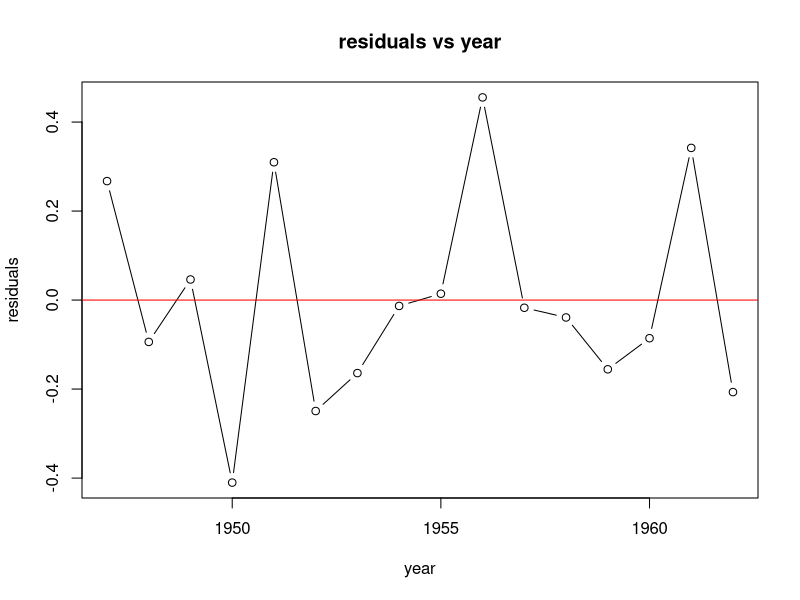
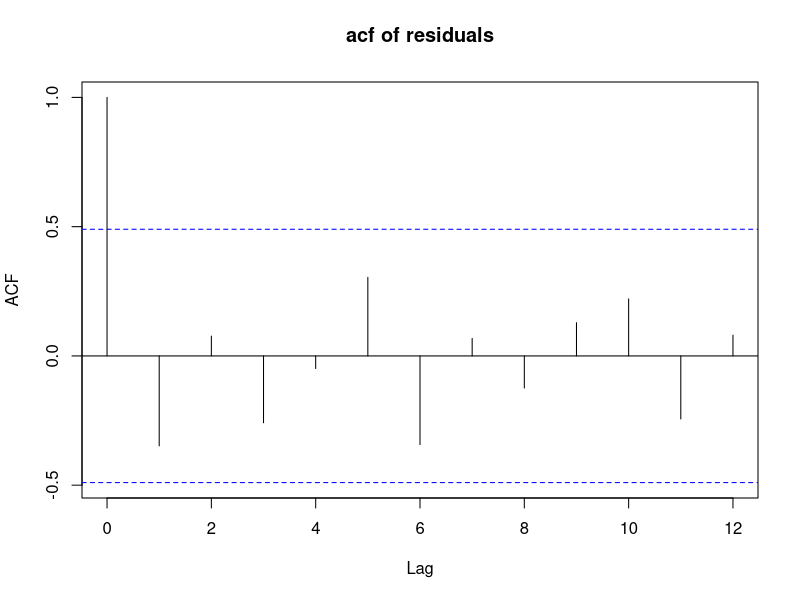

The R source for these figures, in order:
# labassignment9
# autocorrelation of residuals in regression analysis

# introduction
# autocorrelation refers to the correlation between successive residuals in a time series data
# it violates the assumption of independence of errors in linear regression model leading to bias
# detecting autocorrelation is essential for valid statistical inference
# common methods of detection include residual plots acf plots and statistical tests like durbin watson

# data description
# using longley dataset from r base library
# dataset contains macroeconomic variables observed yearly from 1947 to 1962
# response variable is employed representing the number of people employed
# predictors are gnp deflator gnp unemployed armed forces population and year

data(longley)

# structure and summary
print("structure of data")
print(str(longley))
print("summary of data")
print(summary(longley))

# inference
# dataframe with 16 observations and 7 numeric variables showing macroeconomic trends

# regression model fitting
# fitting multiple linear regression model of employed on all other predictors using lm function
model <- lm(Employed ~ ., data = longley)

# model summary
print("regression model summary")
print(summary(model))

# inference
# model has r2 value of 0.99 indicating excellent fit and p value is less than 0.05 indicating significance

# interpretation
# the high r squared value implies that 99 percent of the variation in the response variable employed
# can be explained by the linear relationship with the predictors in the model
# the f statistic is significant meaning the overall model is valid statistically
# however individual t tests for coefficients may show non significance due to potential multicollinearity among predictors

# residual analysis time plot
# extracting residuals from the fitted model and plotting against time to visually check for patterns
res <- residuals(model)
plot(longley$Year, res, type = "b", main = "residuals vs year", xlab = "year", ylab = "residuals")
abline(h = 0, col = "red")

# inference
# residuals show a distinct wave like pattern over time instead of random scatter around zero

# interpretation
# the meandering pattern of residuals suggests that positive autocorrelation is present in the error terms
# successive residuals tend to have similar signs and magnitudes rather than being independent
# this visual pattern is a strong indicator that the assumption of independent errors is violated

# autocorrelation function
# calculating and plotting the autocorrelation function acf of residuals to measure serial correlation at different lags
acf(res, main = "acf of residuals")

# inference
# acf plot shows significant positive correlation at lags 1 and 2

# interpretation
# the bars for lag 1 and lag 2 extend beyond the blue dashed confidence limits
# this indicates statistically significant autocorrelation at these lags meaning current error is related to previous errors
# this confirms the presence of positive autocorrelation in the residuals consistent with the time plot

# durbin watson test
# performing durbin watson test to statistically confirm the presence of first order autocorrelation
if (!require(lmtest)) install.packages("lmtest")
library(lmtest)
print("durbin watson test result")
print(dwtest(model))

# hypothesis
# null hypothesis h0 autocorrelation is zero meaning errors are independent
# alternative hypothesis h1 autocorrelation is greater than zero meaning positive autocorrelation exists

# inference
# p value is less than 0.05 and dw statistic is significantly less than 2

# interpretation
# since the p value is less than the significance level of 0.05 we reject the null hypothesis of no autocorrelation
# the durbin watson statistic being close to zero rather than two further supports this conclusion
# we conclude that there is significant evidence of positive autocorrelation in the residuals of the regression model
